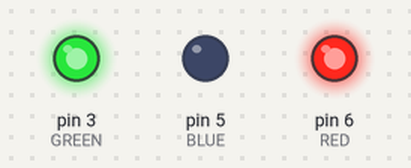
This sketch was run on a simulated Arduino Uno, built with avr-gcc and run on an emulated ATmega328P. On the bench: output pins drawn as LEDs (lit = HIGH).

Above: at 0.1 s.
Timing chart, 0 to 1.6 s (numbered marks = the images above):
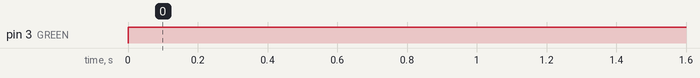

Measured:
- by itself, pin 3 (GREEN): LOW → HIGH at 0.00 s

The sketch:

sketch_jun09a.ino
```cpp
//www.kuongshun.com
//2023.10.11

// Define Pins
#define BLUE 5
#define GREEN 3
#define RED 6

void setup()
{
  pinMode(RED, OUTPUT);
  pinMode(GREEN, OUTPUT);
  pinMode(BLUE, OUTPUT);
  digitalWrite(RED, HIGH);
  digitalWrite(GREEN, LOW);
  digitalWrite(BLUE, LOW);
}

// define variables
int redValue;
int greenValue;
int blueValue;

// main loop
void loop()
{
  #define delayTime 10 // fading time between colors

  redValue = 255; // choose a value between 1 and 255 to change the color.
  greenValue = 255;
  blueValue = 0;

  analogWrite(RED, redValue);
  analogWrite(BLUE, blueValue);
  analogWrite(GREEN, greenValue);
}
```
